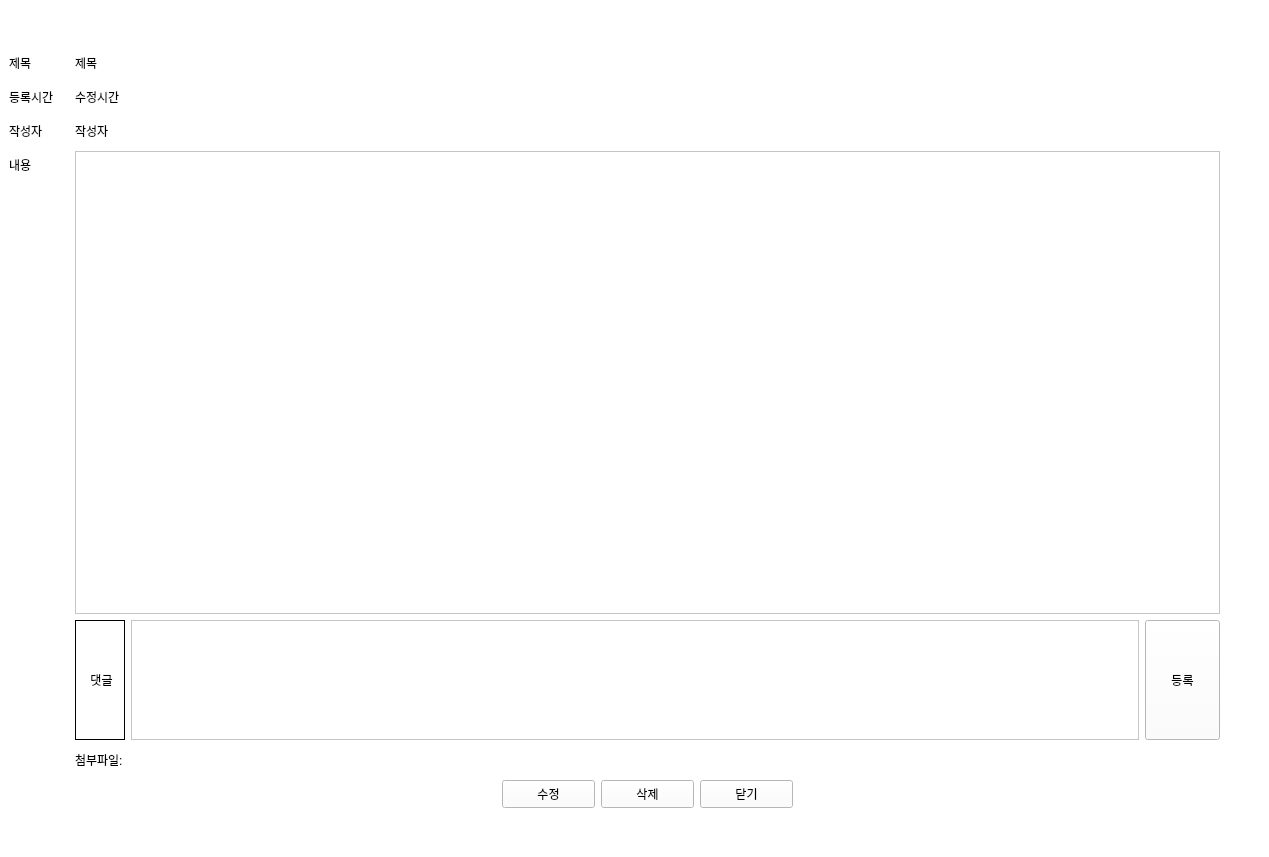
<?xml version="1.0" encoding="UTF-8"?>
<ui version="4.0">
 <class>MainWindow</class>
 <widget class="QMainWindow" name="MainWindow">
  <property name="geometry">
   <rect>
    <x>0</x>
    <y>0</y>
    <width>1269</width>
    <height>857</height>
   </rect>
  </property>
  <property name="palette">
   <palette>
    <active>
     <colorrole role="WindowText">
      <brush brushstyle="SolidPattern">
       <color alpha="255">
        <red>0</red>
        <green>0</green>
        <blue>0</blue>
       </color>
      </brush>
     </colorrole>
     <colorrole role="Button">
      <brush brushstyle="SolidPattern">
       <color alpha="255">
        <red>255</red>
        <green>255</green>
        <blue>255</blue>
       </color>
      </brush>
     </colorrole>
     <colorrole role="Light">
      <brush brushstyle="SolidPattern">
       <color alpha="255">
        <red>255</red>
        <green>255</green>
        <blue>255</blue>
       </color>
      </brush>
     </colorrole>
     <colorrole role="Midlight">
      <brush brushstyle="SolidPattern">
       <color alpha="255">
        <red>255</red>
        <green>255</green>
        <blue>255</blue>
       </color>
      </brush>
     </colorrole>
     <colorrole role="Dark">
      <brush brushstyle="SolidPattern">
       <color alpha="255">
        <red>127</red>
        <green>127</green>
        <blue>127</blue>
       </color>
      </brush>
     </colorrole>
     <colorrole role="Mid">
      <brush brushstyle="SolidPattern">
       <color alpha="255">
        <red>170</red>
        <green>170</green>
        <blue>170</blue>
       </color>
      </brush>
     </colorrole>
     <colorrole role="Text">
      <brush brushstyle="SolidPattern">
       <color alpha="255">
        <red>0</red>
        <green>0</green>
        <blue>0</blue>
       </color>
      </brush>
     </colorrole>
     <colorrole role="BrightText">
      <brush brushstyle="SolidPattern">
       <color alpha="255">
        <red>255</red>
        <green>255</green>
        <blue>255</blue>
       </color>
      </brush>
     </colorrole>
     <colorrole role="ButtonText">
      <brush brushstyle="SolidPattern">
       <color alpha="255">
        <red>0</red>
        <green>0</green>
        <blue>0</blue>
       </color>
      </brush>
     </colorrole>
     <colorrole role="Base">
      <brush brushstyle="SolidPattern">
       <color alpha="255">
        <red>255</red>
        <green>255</green>
        <blue>255</blue>
       </color>
      </brush>
     </colorrole>
     <colorrole role="Window">
      <brush brushstyle="SolidPattern">
       <color alpha="255">
        <red>255</red>
        <green>255</green>
        <blue>255</blue>
       </color>
      </brush>
     </colorrole>
     <colorrole role="Shadow">
      <brush brushstyle="SolidPattern">
       <color alpha="255">
        <red>0</red>
        <green>0</green>
        <blue>0</blue>
       </color>
      </brush>
     </colorrole>
     <colorrole role="AlternateBase">
      <brush brushstyle="SolidPattern">
       <color alpha="255">
        <red>255</red>
        <green>255</green>
        <blue>255</blue>
       </color>
      </brush>
     </colorrole>
     <colorrole role="ToolTipBase">
      <brush brushstyle="SolidPattern">
       <color alpha="255">
        <red>255</red>
        <green>255</green>
        <blue>220</blue>
       </color>
      </brush>
     </colorrole>
     <colorrole role="ToolTipText">
      <brush brushstyle="SolidPattern">
       <color alpha="255">
        <red>0</red>
        <green>0</green>
        <blue>0</blue>
       </color>
      </brush>
     </colorrole>
     <colorrole role="PlaceholderText">
      <brush brushstyle="SolidPattern">
       <color alpha="128">
        <red>0</red>
        <green>0</green>
        <blue>0</blue>
       </color>
      </brush>
     </colorrole>
    </active>
    <inactive>
     <colorrole role="WindowText">
      <brush brushstyle="SolidPattern">
       <color alpha="255">
        <red>0</red>
        <green>0</green>
        <blue>0</blue>
       </color>
      </brush>
     </colorrole>
     <colorrole role="Button">
      <brush brushstyle="SolidPattern">
       <color alpha="255">
        <red>255</red>
        <green>255</green>
        <blue>255</blue>
       </color>
      </brush>
     </colorrole>
     <colorrole role="Light">
      <brush brushstyle="SolidPattern">
       <color alpha="255">
        <red>255</red>
        <green>255</green>
        <blue>255</blue>
       </color>
      </brush>
     </colorrole>
     <colorrole role="Midlight">
      <brush brushstyle="SolidPattern">
       <color alpha="255">
        <red>255</red>
        <green>255</green>
        <blue>255</blue>
       </color>
      </brush>
     </colorrole>
     <colorrole role="Dark">
      <brush brushstyle="SolidPattern">
       <color alpha="255">
        <red>127</red>
        <green>127</green>
        <blue>127</blue>
       </color>
      </brush>
     </colorrole>
     <colorrole role="Mid">
      <brush brushstyle="SolidPattern">
       <color alpha="255">
        <red>170</red>
        <green>170</green>
        <blue>170</blue>
       </color>
      </brush>
     </colorrole>
     <colorrole role="Text">
      <brush brushstyle="SolidPattern">
       <color alpha="255">
        <red>0</red>
        <green>0</green>
        <blue>0</blue>
       </color>
      </brush>
     </colorrole>
     <colorrole role="BrightText">
      <brush brushstyle="SolidPattern">
       <color alpha="255">
        <red>255</red>
        <green>255</green>
        <blue>255</blue>
       </color>
      </brush>
     </colorrole>
     <colorrole role="ButtonText">
      <brush brushstyle="SolidPattern">
       <color alpha="255">
        <red>0</red>
        <green>0</green>
        <blue>0</blue>
       </color>
      </brush>
     </colorrole>
     <colorrole role="Base">
      <brush brushstyle="SolidPattern">
       <color alpha="255">
        <red>255</red>
        <green>255</green>
        <blue>255</blue>
       </color>
      </brush>
     </colorrole>
     <colorrole role="Window">
      <brush brushstyle="SolidPattern">
       <color alpha="255">
        <red>255</red>
        <green>255</green>
        <blue>255</blue>
       </color>
      </brush>
     </colorrole>
     <colorrole role="Shadow">
      <brush brushstyle="SolidPattern">
       <color alpha="255">
        <red>0</red>
        <green>0</green>
        <blue>0</blue>
       </color>
      </brush>
     </colorrole>
     <colorrole role="AlternateBase">
      <brush brushstyle="SolidPattern">
       <color alpha="255">
        <red>255</red>
        <green>255</green>
        <blue>255</blue>
       </color>
      </brush>
     </colorrole>
     <colorrole role="ToolTipBase">
      <brush brushstyle="SolidPattern">
       <color alpha="255">
        <red>255</red>
        <green>255</green>
        <blue>220</blue>
       </color>
      </brush>
     </colorrole>
     <colorrole role="ToolTipText">
      <brush brushstyle="SolidPattern">
       <color alpha="255">
        <red>0</red>
        <green>0</green>
        <blue>0</blue>
       </color>
      </brush>
     </colorrole>
     <colorrole role="PlaceholderText">
      <brush brushstyle="SolidPattern">
       <color alpha="128">
        <red>0</red>
        <green>0</green>
        <blue>0</blue>
       </color>
      </brush>
     </colorrole>
    </inactive>
    <disabled>
     <colorrole role="WindowText">
      <brush brushstyle="SolidPattern">
       <color alpha="255">
        <red>127</red>
        <green>127</green>
        <blue>127</blue>
       </color>
      </brush>
     </colorrole>
     <colorrole role="Button">
      <brush brushstyle="SolidPattern">
       <color alpha="255">
        <red>255</red>
        <green>255</green>
        <blue>255</blue>
       </color>
      </brush>
     </colorrole>
     <colorrole role="Light">
      <brush brushstyle="SolidPattern">
       <color alpha="255">
        <red>255</red>
        <green>255</green>
        <blue>255</blue>
       </color>
      </brush>
     </colorrole>
     <colorrole role="Midlight">
      <brush brushstyle="SolidPattern">
       <color alpha="255">
        <red>255</red>
        <green>255</green>
        <blue>255</blue>
       </color>
      </brush>
     </colorrole>
     <colorrole role="Dark">
      <brush brushstyle="SolidPattern">
       <color alpha="255">
        <red>127</red>
        <green>127</green>
        <blue>127</blue>
       </color>
      </brush>
     </colorrole>
     <colorrole role="Mid">
      <brush brushstyle="SolidPattern">
       <color alpha="255">
        <red>170</red>
        <green>170</green>
        <blue>170</blue>
       </color>
      </brush>
     </colorrole>
     <colorrole role="Text">
      <brush brushstyle="SolidPattern">
       <color alpha="255">
        <red>127</red>
        <green>127</green>
        <blue>127</blue>
       </color>
      </brush>
     </colorrole>
     <colorrole role="BrightText">
      <brush brushstyle="SolidPattern">
       <color alpha="255">
        <red>255</red>
        <green>255</green>
        <blue>255</blue>
       </color>
      </brush>
     </colorrole>
     <colorrole role="ButtonText">
      <brush brushstyle="SolidPattern">
       <color alpha="255">
        <red>127</red>
        <green>127</green>
        <blue>127</blue>
       </color>
      </brush>
     </colorrole>
     <colorrole role="Base">
      <brush brushstyle="SolidPattern">
       <color alpha="255">
        <red>255</red>
        <green>255</green>
        <blue>255</blue>
       </color>
      </brush>
     </colorrole>
     <colorrole role="Window">
      <brush brushstyle="SolidPattern">
       <color alpha="255">
        <red>255</red>
        <green>255</green>
        <blue>255</blue>
       </color>
      </brush>
     </colorrole>
     <colorrole role="Shadow">
      <brush brushstyle="SolidPattern">
       <color alpha="255">
        <red>0</red>
        <green>0</green>
        <blue>0</blue>
       </color>
      </brush>
     </colorrole>
     <colorrole role="AlternateBase">
      <brush brushstyle="SolidPattern">
       <color alpha="255">
        <red>255</red>
        <green>255</green>
        <blue>255</blue>
       </color>
      </brush>
     </colorrole>
     <colorrole role="ToolTipBase">
      <brush brushstyle="SolidPattern">
       <color alpha="255">
        <red>255</red>
        <green>255</green>
        <blue>220</blue>
       </color>
      </brush>
     </colorrole>
     <colorrole role="ToolTipText">
      <brush brushstyle="SolidPattern">
       <color alpha="255">
        <red>0</red>
        <green>0</green>
        <blue>0</blue>
       </color>
      </brush>
     </colorrole>
     <colorrole role="PlaceholderText">
      <brush brushstyle="SolidPattern">
       <color alpha="128">
        <red>0</red>
        <green>0</green>
        <blue>0</blue>
       </color>
      </brush>
     </colorrole>
    </disabled>
   </palette>
  </property>
  <property name="windowTitle">
   <string/>
  </property>
  <property name="windowIcon">
   <iconset>
    <normaloff>windowicon.jpg</normaloff>windowicon.jpg</iconset>
  </property>
  <widget class="QWidget" name="centralwidget">
   <layout class="QGridLayout" name="gridLayout">
    <item row="2" column="1">
     <widget class="QLabel" name="last_timestamp">
      <property name="minimumSize">
       <size>
        <width>0</width>
        <height>28</height>
       </size>
      </property>
      <property name="maximumSize">
       <size>
        <width>16777215</width>
        <height>28</height>
       </size>
      </property>
      <property name="text">
       <string>수정시간</string>
      </property>
     </widget>
    </item>
    <item row="7" column="2">
     <spacer name="horizontalSpacer_3">
      <property name="orientation">
       <enum>Qt::Horizontal</enum>
      </property>
      <property name="sizeType">
       <enum>QSizePolicy::Fixed</enum>
      </property>
      <property name="sizeHint" stdset="0">
       <size>
        <width>40</width>
        <height>20</height>
       </size>
      </property>
     </spacer>
    </item>
    <item row="1" column="0">
     <widget class="QLabel" name="label">
      <property name="text">
       <string>&lt;html&gt;&lt;head/&gt;&lt;body&gt;&lt;p&gt;제목&lt;/p&gt;&lt;/body&gt;&lt;/html&gt;</string>
      </property>
     </widget>
    </item>
    <item row="9" column="1">
     <layout class="QHBoxLayout" name="horizontalLayout">
      <item>
       <spacer name="horizontalSpacer">
        <property name="orientation">
         <enum>Qt::Horizontal</enum>
        </property>
        <property name="sizeHint" stdset="0">
         <size>
          <width>40</width>
          <height>20</height>
         </size>
        </property>
       </spacer>
      </item>
      <item>
       <widget class="QPushButton" name="editBtn">
        <property name="minimumSize">
         <size>
          <width>93</width>
          <height>28</height>
         </size>
        </property>
        <property name="maximumSize">
         <size>
          <width>93</width>
          <height>28</height>
         </size>
        </property>
        <property name="text">
         <string>수정</string>
        </property>
       </widget>
      </item>
      <item>
       <widget class="QPushButton" name="delBtn">
        <property name="minimumSize">
         <size>
          <width>93</width>
          <height>28</height>
         </size>
        </property>
        <property name="maximumSize">
         <size>
          <width>93</width>
          <height>28</height>
         </size>
        </property>
        <property name="text">
         <string>삭제</string>
        </property>
       </widget>
      </item>
      <item>
       <widget class="QPushButton" name="cnlBtn">
        <property name="minimumSize">
         <size>
          <width>93</width>
          <height>28</height>
         </size>
        </property>
        <property name="maximumSize">
         <size>
          <width>93</width>
          <height>28</height>
         </size>
        </property>
        <property name="text">
         <string>닫기</string>
        </property>
       </widget>
      </item>
      <item>
       <spacer name="horizontalSpacer_2">
        <property name="orientation">
         <enum>Qt::Horizontal</enum>
        </property>
        <property name="sizeHint" stdset="0">
         <size>
          <width>40</width>
          <height>20</height>
         </size>
        </property>
       </spacer>
      </item>
     </layout>
    </item>
    <item row="0" column="1">
     <spacer name="verticalSpacer">
      <property name="orientation">
       <enum>Qt::Vertical</enum>
      </property>
      <property name="sizeType">
       <enum>QSizePolicy::Fixed</enum>
      </property>
      <property name="sizeHint" stdset="0">
       <size>
        <width>20</width>
        <height>40</height>
       </size>
      </property>
     </spacer>
    </item>
    <item row="7" column="1">
     <layout class="QHBoxLayout" name="fileLay">
      <item alignment="Qt::AlignRight">
       <widget class="QLabel" name="file_lbl">
        <property name="minimumSize">
         <size>
          <width>0</width>
          <height>28</height>
         </size>
        </property>
        <property name="maximumSize">
         <size>
          <width>16777215</width>
          <height>28</height>
         </size>
        </property>
        <property name="toolTip">
         <string>&lt;html&gt;&lt;head/&gt;&lt;body&gt;&lt;p&gt;파일 명 클릭시 다운로드 됩니다.&lt;/p&gt;&lt;/body&gt;&lt;/html&gt;</string>
        </property>
        <property name="text">
         <string>첨부파일: </string>
        </property>
       </widget>
      </item>
      <item>
       <spacer name="horizontalSpacer_4">
        <property name="orientation">
         <enum>Qt::Horizontal</enum>
        </property>
        <property name="sizeHint" stdset="0">
         <size>
          <width>40</width>
          <height>20</height>
         </size>
        </property>
       </spacer>
      </item>
     </layout>
    </item>
    <item row="11" column="1">
     <spacer name="verticalSpacer_2">
      <property name="orientation">
       <enum>Qt::Vertical</enum>
      </property>
      <property name="sizeType">
       <enum>QSizePolicy::Fixed</enum>
      </property>
      <property name="sizeHint" stdset="0">
       <size>
        <width>20</width>
        <height>40</height>
       </size>
      </property>
     </spacer>
    </item>
    <item row="2" column="0" alignment="Qt::AlignHCenter">
     <widget class="QLabel" name="label_2">
      <property name="minimumSize">
       <size>
        <width>60</width>
        <height>28</height>
       </size>
      </property>
      <property name="maximumSize">
       <size>
        <width>60</width>
        <height>28</height>
       </size>
      </property>
      <property name="text">
       <string>&lt;html&gt;&lt;head/&gt;&lt;body&gt;&lt;p&gt;등록시간&lt;/p&gt;&lt;/body&gt;&lt;/html&gt;</string>
      </property>
     </widget>
    </item>
    <item row="5" column="0" alignment="Qt::AlignTop">
     <widget class="QLabel" name="label_4">
      <property name="minimumSize">
       <size>
        <width>60</width>
        <height>28</height>
       </size>
      </property>
      <property name="maximumSize">
       <size>
        <width>60</width>
        <height>28</height>
       </size>
      </property>
      <property name="text">
       <string>&lt;html&gt;&lt;head/&gt;&lt;body&gt;&lt;p&gt;내용&lt;/p&gt;&lt;/body&gt;&lt;/html&gt;</string>
      </property>
     </widget>
    </item>
    <item row="1" column="1">
     <widget class="QLabel" name="title_lbl">
      <property name="minimumSize">
       <size>
        <width>0</width>
        <height>28</height>
       </size>
      </property>
      <property name="maximumSize">
       <size>
        <width>16777215</width>
        <height>28</height>
       </size>
      </property>
      <property name="text">
       <string>제목</string>
      </property>
     </widget>
    </item>
    <item row="3" column="0">
     <widget class="QLabel" name="label_6">
      <property name="text">
       <string>&lt;html&gt;&lt;head/&gt;&lt;body&gt;&lt;p&gt;작성자&lt;/p&gt;&lt;/body&gt;&lt;/html&gt;</string>
      </property>
     </widget>
    </item>
    <item row="5" column="1">
     <widget class="QScrollArea" name="scrollArea">
      <property name="minimumSize">
       <size>
        <width>0</width>
        <height>430</height>
       </size>
      </property>
      <property name="widgetResizable">
       <bool>true</bool>
      </property>
      <widget class="QWidget" name="scrollAreaWidgetContents">
       <property name="geometry">
        <rect>
         <x>0</x>
         <y>0</y>
         <width>1137</width>
         <height>428</height>
        </rect>
       </property>
       <layout class="QVBoxLayout" name="verticalLayout"/>
      </widget>
     </widget>
    </item>
    <item row="3" column="1">
     <widget class="QLabel" name="writer_lbl">
      <property name="minimumSize">
       <size>
        <width>0</width>
        <height>28</height>
       </size>
      </property>
      <property name="maximumSize">
       <size>
        <width>16777215</width>
        <height>28</height>
       </size>
      </property>
      <property name="text">
       <string>작성자</string>
      </property>
     </widget>
    </item>
    <item row="6" column="1">
     <layout class="QHBoxLayout" name="horizontalLayout_3">
      <item alignment="Qt::AlignHCenter">
       <widget class="QLabel" name="label_5">
        <property name="minimumSize">
         <size>
          <width>50</width>
          <height>120</height>
         </size>
        </property>
        <property name="maximumSize">
         <size>
          <width>50</width>
          <height>120</height>
         </size>
        </property>
        <property name="styleSheet">
         <string notr="true">border: 1px solid black;</string>
        </property>
        <property name="text">
         <string>&lt;html&gt;&lt;head/&gt;&lt;body&gt;&lt;p align=&quot;center&quot;&gt;댓글&lt;/p&gt;&lt;/body&gt;&lt;/html&gt;</string>
        </property>
       </widget>
      </item>
      <item>
       <widget class="QTextEdit" name="textEdit_2">
        <property name="minimumSize">
         <size>
          <width>0</width>
          <height>120</height>
         </size>
        </property>
        <property name="maximumSize">
         <size>
          <width>16777215</width>
          <height>120</height>
         </size>
        </property>
       </widget>
      </item>
      <item>
       <widget class="QPushButton" name="pushButton">
        <property name="minimumSize">
         <size>
          <width>75</width>
          <height>120</height>
         </size>
        </property>
        <property name="maximumSize">
         <size>
          <width>75</width>
          <height>120</height>
         </size>
        </property>
        <property name="text">
         <string>등록</string>
        </property>
       </widget>
      </item>
     </layout>
    </item>
   </layout>
  </widget>
 </widget>
 <resources/>
 <connections/>
</ui>
